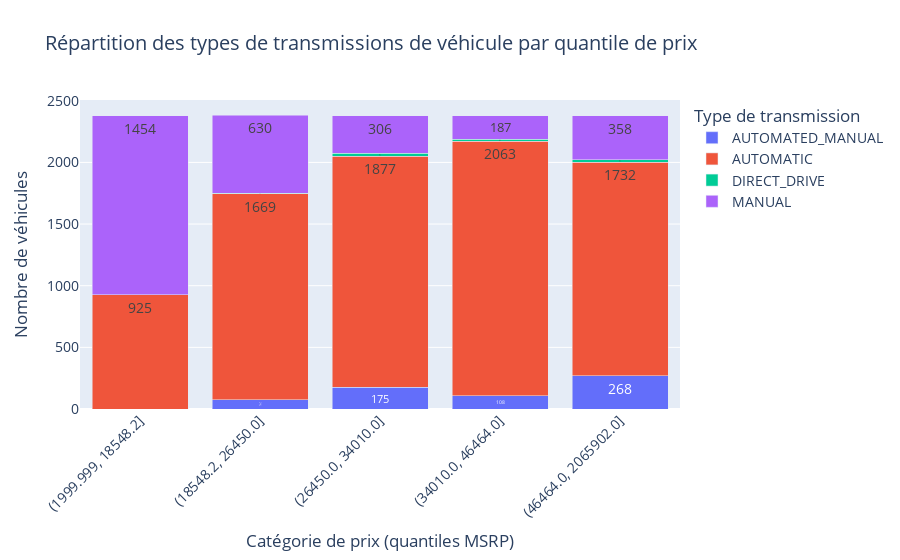

The code cell stored with this chart in its notebook:
### Code cell
import pandas as pd
import plotly.express as px
import plotly.offline as pyo

# Activation du mode notebook (important pour VS Code)
pyo.init_notebook_mode(connected=True)

# Chargement du fichier CSV
df = pd.read_csv("voiture.csv")

# Nettoyage : colonnes nécessaires et valeurs manquantes
df_clean = df[['MSRP', 'Transmission Type']].dropna()

# Suppression des transmissions UNKNOWN
df_clean = df_clean[df_clean['Transmission Type'] != 'UNKNOWN']

# Création de quantiles de prix
df_clean['MSRP Quantile'] = pd.qcut(df_clean['MSRP'], q=5)

# Conversion en string pour Plotly
df_clean['MSRP Quantile'] = df_clean['MSRP Quantile'].astype(str)

# Tri explicite des catégories dans l'ordre croissant
ordered_quantiles = sorted(df_clean['MSRP Quantile'].unique(), key=lambda x: float(x.split(',')[0][1:]))
df_clean['MSRP Quantile'] = pd.Categorical(df_clean['MSRP Quantile'], categories=ordered_quantiles, ordered=True)

# Regroupement
grouped = df_clean.groupby(['MSRP Quantile', 'Transmission Type']).size().reset_index(name='Nombre de véhicules')

# Création du graphique
fig = px.bar(
    grouped,
    x='MSRP Quantile',
    y='Nombre de véhicules',
    color='Transmission Type',
    text='Nombre de véhicules',
    title="Répartition des types de transmissions de véhicule par quantile de prix",
    labels={'MSRP Quantile': 'Catégorie de prix (quantiles MSRP)'}
)

# Mise en forme
fig.update_layout(
    xaxis_tickangle=-45,
    barmode='stack',
    legend_title="Type de transmission",
    yaxis_title="Nombre de véhicules",
    font=dict(size=14)
)

fig.update_traces(textposition='inside')

# Affichage dans le notebook
pyo.iplot(fig)

### Figure 1 — Plotly figure (JSON) as saved in the notebook; plotly's stock layout.template omitted (floating-point values rounded to 4 significant figures)
{"data": [{"hovertemplate": "Transmission Type=AUTOMATED_MANUAL<br>Catégorie de prix (quantiles MSRP)=%{x}<br>Nombre de véhicules=%{text}<extra></extra>", "legendgroup": "AUTOMATED_MANUAL", "marker": {"color": "#636efa", "pattern": {"shape": ""}}, "name": "AUTOMATED_MANUAL", "orientation": "v", "showlegend": true, "text": [0.0, 75.0, 175.0, 108.0, 268.0], "textposition": "inside", "type": "bar", "x": ["(1999.999, 18548.2]", "(18548.2, 26450.0]", "(26450.0, 34010.0]", "(34010.0, 46464.0]", "(46464.0, 2065902.0]"], "xaxis": "x", "y": [0, 75, 175, 108, 268], "yaxis": "y"}, {"hovertemplate": "Transmission Type=AUTOMATIC<br>Catégorie de prix (quantiles MSRP)=%{x}<br>Nombre de véhicules=%{text}<extra></extra>", "legendgroup": "AUTOMATIC", "marker": {"color": "#EF553B", "pattern": {"shape": ""}}, "name": "AUTOMATIC", "orientation": "v", "showlegend": true, "text": [925.0, 1669.0, 1877.0, 2063.0, 1732.0], "textposition": "inside", "type": "bar", "x": ["(1999.999, 18548.2]", "(18548.2, 26450.0]", "(26450.0, 34010.0]", "(34010.0, 46464.0]", "(46464.0, 2065902.0]"], "xaxis": "x", "y": [925, 1669, 1877, 2063, 1732], "yaxis": "y"}, {"hovertemplate": "Transmission Type=DIRECT_DRIVE<br>Catégorie de prix (quantiles MSRP)=%{x}<br>Nombre de véhicules=%{text}<extra></extra>", "legendgroup": "DIRECT_DRIVE", "marker": {"color": "#00cc96", "pattern": {"shape": ""}}, "name": "DIRECT_DRIVE", "orientation": "v", "showlegend": true, "text": [0.0, 7.0, 21.0, 19.0, 21.0], "textposition": "inside", "type": "bar", "x": ["(1999.999, 18548.2]", "(18548.2, 26450.0]", "(26450.0, 34010.0]", "(34010.0, 46464.0]", "(46464.0, 2065902.0]"], "xaxis": "x", "y": [0, 7, 21, 19, 21], "yaxis": "y"}, {"hovertemplate": "Transmission Type=MANUAL<br>Catégorie de prix (quantiles MSRP)=%{x}<br>Nombre de véhicules=%{text}<extra></extra>", "legendgroup": "MANUAL", "marker": {"color": "#ab63fa", "pattern": {"shape": ""}}, "name": "MANUAL", "orientation": "v", "showlegend": true, "text": [1454.0, 630.0, 306.0, 187.0, 358.0], "textposition": "inside", "type": "bar", "x": ["(1999.999, 18548.2]", "(18548.2, 26450.0]", "(26450.0, 34010.0]", "(34010.0, 46464.0]", "(46464.0, 2065902.0]"], "xaxis": "x", "y": [1454, 630, 306, 187, 358], "yaxis": "y"}], "layout": {"barmode": "stack", "font": {"size": 14}, "legend": {"title": {"text": "Type de transmission"}, "tracegroupgap": 0}, "title": {"text": "Répartition des types de transmissions de véhicule par quantile de prix"}, "xaxis": {"anchor": "y", "domain": [0, 1], "tickangle": -45, "title": {"text": "Catégorie de prix (quantiles MSRP)"}}, "yaxis": {"anchor": "x", "domain": [0, 1], "title": {"text": "Nombre de véhicules"}}}}
